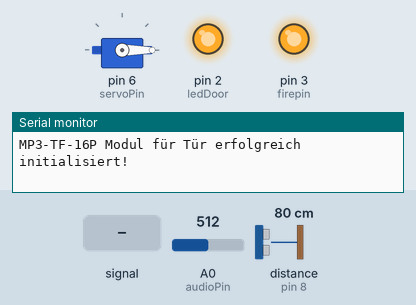
Simulated run of this sketch. Board: Arduino Nano, built with avr-gcc and run on an emulated ATmega328P. On the bench: servo, output pins drawn as LEDs (lit = HIGH), the last lines printed to the serial monitor. Wiring (inferred from the names in the program): ultrasonic range finder: trigger pin 9; echo pin 8. The test bench sets the inputs (shaded band); at power-on: distance to the obstacle (sensor on pin 8) 80 cm, A0 (audioPin) = 512. The echo pulse lasts 58.3 µs per cm; random numbers use the default seed unless the sketch sets one; the audio player accepts every command and is not drawn; pins used as bus, display or sensor lines are not drawn.

Above: at 1.7 s.
1.8 s: distance to the obstacle (sensor on pin 8) set to 13 cm
4.8 s: distance to the obstacle (sensor on pin 8) set to 10 cm
At 6.31 s:
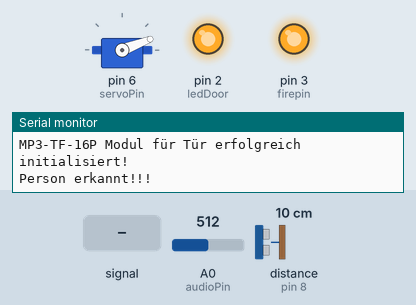
7.8 s: A0 (audioPin) fed a 200 Hz sine of ±81 counts around its level
At 8.56 s:
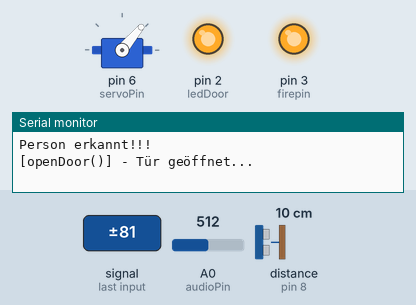
10.8 s: A0 (audioPin) set to 306
At 10.97 s:
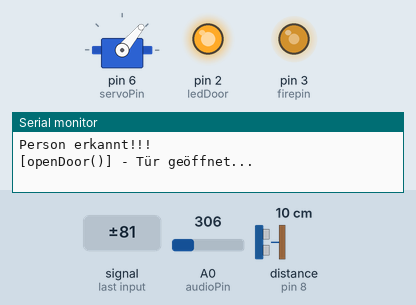
13.8 s: A0 (audioPin) fed a 1000 Hz sine of ±255 counts around its level
16.8 s: distance to the obstacle (sensor on pin 8) set to 18 cm
At 17.7 s:
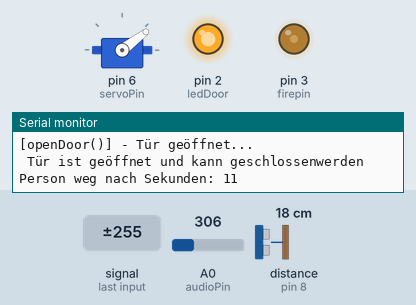
Timing chart, 0 to 23.6 s (numbered marks = the images above; inputs shaded):
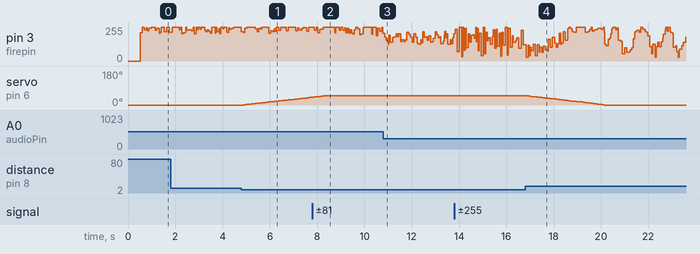

Measured:
- the behaviour switches between 12 and 11 cm on distance to the obstacle (sensor on pin 8) (found by bisection; images 0 and 1)
- after the input at 4.8 s, servo on pin 6 (servoPin): moves from 0° to 41° over 2.9 s, starting after 0.09 s
- after the input at 16.8 s, servo on pin 6 (servoPin): moves from 50° to 0° over 3.3 s, starting at once

The sketch:

HausWald.ino
```cpp
#include <Servo.h>
#include <SoftwareSerial.h>
#include <DFRobotDFPlayerMini.h>

// SoftwareSerial für MP3-Module
SoftwareSerial mp3FireSerial(10, 11); // RX, TX
SoftwareSerial mp3DoorSerial(4, 5);   // Tür-Sound

DFRobotDFPlayerMini mp3Fire;
DFRobotDFPlayerMini mp3Door;
int mp3ModuleBaudRate = 9600;

// Pins für HC-SR04
const int ultraSonicSensorTriggerPin = 9;
const int ultraSonicSensorPin = 8;

// Servo
Servo myServo;
const int servoPin = 6;
int startPositionServo = 0; // Startposition
int endPositionServo = 50;  // Zielposition
int currentPositionServo = startPositionServo;
unsigned long previousMillisServo = 0;
const long durationServo = 500;                                                     // 3 Sekunden
const long stepDelayServo = durationServo / (endPositionServo - startPositionServo); // Zeit pro Grad

int delayForMp3 = 0;
int firepin = 3;    // Feuerstelle
int audioPin = 0;   // SPK1 mit Spanungsteiler oder DAC_L
int ledDoor = 2;    // https://www.electronicshub.org/wp-content/smush-webp/2021/01/Arduino-Nano-Pinout.jpg.webp
int brightness = 0; // how bright the LED is
long duration;
int distance, audioLevel;
int doorDurationTillOpen, ellapsedTime;
//int doorDelay = 3000;      // the value is a number of milliseconds
unsigned long startMillis; // some global variables available anywhere in the program
unsigned long currentMillis;
bool personDetected = false;
bool personDetectedBefore = false;
bool doorWasOpenOnces = false;
bool doorShouldOpened, doorShouldClosed = false;

void initPins()
{
  pinMode(ultraSonicSensorTriggerPin, OUTPUT);
  pinMode(ultraSonicSensorPin, INPUT);
  pinMode(firepin, OUTPUT);
  pinMode(ledDoor, OUTPUT);
  digitalWrite(ledDoor, HIGH);
}
void successMessage(char *msg)
{
  Serial.println(msg);
}

void errorMessageInitMp3Module()
{
  Serial.println(F("Unable to begin:"));
  Serial.println(F("1.Please recheck the connection!"));
  Serial.println(F("2.Please insert the SD card!"));
};
void initFirePlaceMp3(int volume)
{
  mp3FireSerial.begin(mp3ModuleBaudRate);

  if (!mp3Fire.begin(mp3FireSerial))
  {
    errorMessageInitMp3Module();
    while (true)
    {
      delay(0);
    }
  }
  successMessage("MP3-TF-16P Modul erfolgreich initialisiert!");
  delay(delayForMp3);
  mp3Fire.volume(volume); // Lautstärke einstellen (0-30)
  delay(delayForMp3);
  mp3Fire.loop(1); // Loop für Feuer (Feuergeräusche)
};
void initDoorMp3(int volume)
{
  mp3DoorSerial.begin(mp3ModuleBaudRate);

  if (!mp3Door.begin(mp3DoorSerial))
  {
    errorMessageInitMp3Module();
    while (true)
    {
      delay(0);
    }
  }
  successMessage("MP3-TF-16P Modul für Tür erfolgreich initialisiert!");
  delay(delayForMp3);
  mp3Door.volume(volume); // Lautstärke einstellen (0-30)
}
// the setup routine runs once when you press reset:
void setup()
{
  Serial.begin(115200);
  // MP3-Modul für Feuer
  // initFirePlaceMp3(1); // Lautstärke 20
  initDoorMp3(5); // Lautstärke 20

  initPins();

  // Servo initialisieren
  myServo.attach(servoPin);
  myServo.write(startPositionServo); // Startposition
}

void loop()
{
  flickerLED();
  checkIfPersonIsNear();
  if (doorWasOpenOnces && millis() - currentMillis > 10000)
  {
    doorWasOpenOnces = false;
  }

  if (!doorWasOpenOnces && personDetected && !personDetectedBefore)
  {
    startMillis = millis();
    mp3Door.play(2);
   // myServo.write(endPositionServo); // Startposition (entfernt weil weiter unten opendoor aktiviert wurde)
    //openDoor();
    doorShouldOpened = true;
    personDetectedBefore = true;
    Serial.println("Person erkannt!!!");
  }
  else if (!personDetected && personDetectedBefore && !doorWasOpenOnces)
  {
    currentMillis = millis(); // get the current time
    ellapsedTime = (currentMillis - startMillis) / 1000;

    if (ellapsedTime >= 3)
    {
      Serial.println("\r\n Tür ist geöffnet und kann geschlossenwerden");
      mp3Door.play(2);
      //myServo.write(startPositionServo); // Startposition (entfernt, weil closedoor aktiviert wurde)
       //closeDoor();
      doorWasOpenOnces = true;
      doorShouldClosed = true;

      Serial.print("Person weg nach Sekunden: ");
      Serial.println(ellapsedTime);
      personDetectedBefore = false;
    }
    else {
      Serial.print(".");
    }
    personDetected = false;
  }

 openDoor(doorShouldOpened);
 closeDoor(doorShouldClosed);
}

void flickerLED()
{
  audioLevel = analogRead(audioPin); // Audio Level lesen
  int mappedBrightness = map(audioLevel, 0, 500, 50, 255);
  mappedBrightness = constrain(mappedBrightness, 50, 255);

  int flicker = random(-50, 50);
  int brightness = mappedBrightness + flicker;
  brightness = constrain(brightness, 30, 255);
  analogWrite(firepin, brightness); // LED-Flackern steuern
  int randomDelay = random(30, 100);
  delay(randomDelay);
}


void checkIfPersonIsNear()
{
  digitalWrite(ultraSonicSensorTriggerPin, LOW);
  delayMicroseconds(2);
  digitalWrite(ultraSonicSensorTriggerPin, HIGH);
  delayMicroseconds(10);
  digitalWrite(ultraSonicSensorTriggerPin, LOW);

  duration = pulseIn(ultraSonicSensorPin, HIGH);
  distance = duration * 0.034 / 2;

  if (distance > 0 && distance <= 10)
  {
    personDetected = true;
  }
  else
  {
    personDetected = false;
  }
}

void openDoor(bool doorShouldOpen)
{
  if (doorShouldOpen)
  {
    unsigned long currentMillisServo = millis();
    // Bewegung in Schritten, um sanft in 3 Sekunden auf 90° zu kommen
    if (currentPositionServo == endPositionServo)
    {
      doorShouldOpened = false;
      Serial.println("[openDoor()] - Tür geöffnet...");
    }
    else if (currentMillisServo - previousMillisServo >= stepDelayServo)
    {
      //Serial.println("[openDoor()] - Tür wird geöffnet...");
      previousMillisServo = currentMillisServo;
      currentPositionServo++;
      myServo.write(currentPositionServo);
    }
  }
}

void closeDoor(bool doorShouldClose)
{
  if (doorShouldClose)
  {
    unsigned long currentMillisServo = millis();
    if (currentPositionServo == startPositionServo)
    {
      doorShouldClosed = false;
      Serial.println("[closeDoor()] - Tür geschlossen...");
    }
    else if (currentMillisServo - previousMillisServo >= stepDelayServo && currentPositionServo > startPositionServo)
    {
      // Serial.println("[closeDoor()] - Tür wird geschlossen...");
      previousMillisServo = currentMillisServo;
      currentPositionServo--;
      myServo.write(currentPositionServo);
    }
  }
}
```
